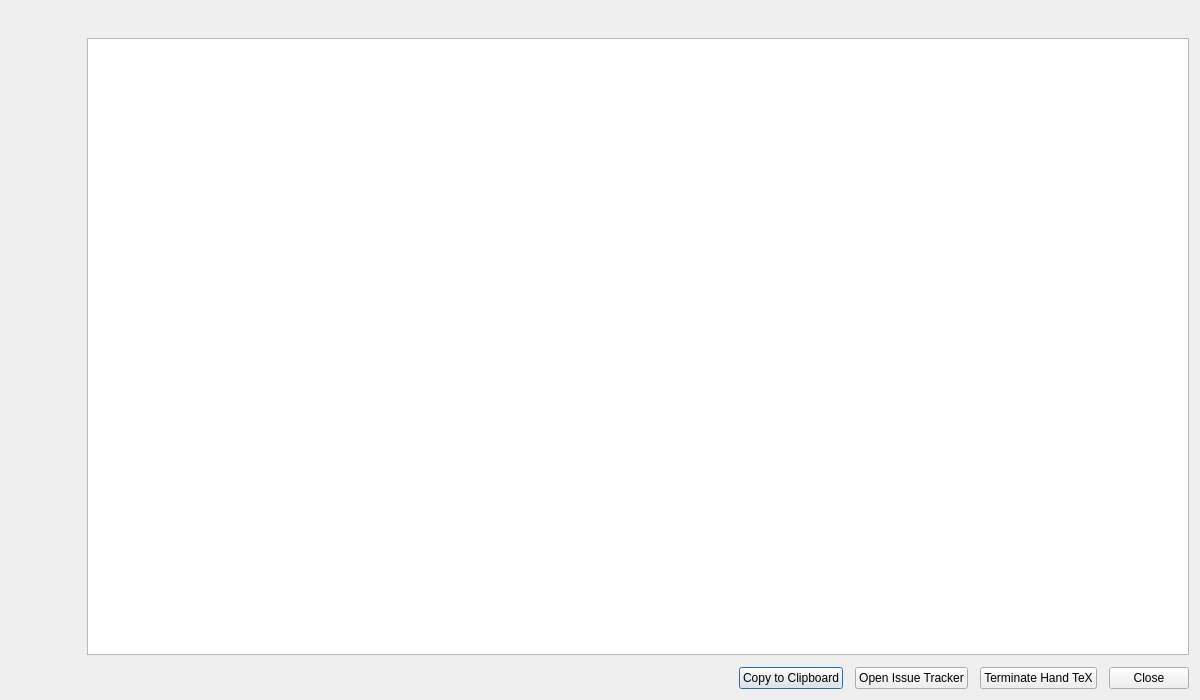
<?xml version="1.0" encoding="UTF-8"?>
<ui version="4.0">
 <class>ErrorDialog</class>
 <widget class="QDialog" name="ErrorDialog">
  <property name="geometry">
   <rect>
    <x>0</x>
    <y>0</y>
    <width>1200</width>
    <height>700</height>
   </rect>
  </property>
  <property name="windowTitle">
   <string notr="true">Dialog</string>
  </property>
  <layout class="QHBoxLayout" name="horizontalLayout_2">
   <property name="spacing">
    <number>12</number>
   </property>
   <property name="topMargin">
    <number>12</number>
   </property>
   <item>
    <layout class="QVBoxLayout" name="verticalLayout_2">
     <item>
      <widget class="QLabel" name="label_error_icon">
       <property name="sizePolicy">
        <sizepolicy hsizetype="Fixed" vsizetype="Fixed">
         <horstretch>0</horstretch>
         <verstretch>0</verstretch>
        </sizepolicy>
       </property>
       <property name="minimumSize">
        <size>
         <width>64</width>
         <height>64</height>
        </size>
       </property>
       <property name="maximumSize">
        <size>
         <width>64</width>
         <height>64</height>
        </size>
       </property>
       <property name="text">
        <string notr="true">&lt;error icon&gt;</string>
       </property>
      </widget>
     </item>
     <item>
      <spacer name="verticalSpacer">
       <property name="orientation">
        <enum>Qt::Vertical</enum>
       </property>
       <property name="sizeHint" stdset="0">
        <size>
         <width>20</width>
         <height>40</height>
        </size>
       </property>
      </spacer>
     </item>
    </layout>
   </item>
   <item>
    <layout class="QVBoxLayout" name="verticalLayout" stretch="0,0,0">
     <item>
      <widget class="QLabel" name="label_message">
       <property name="text">
        <string notr="true">&lt;error message&gt;</string>
       </property>
      </widget>
     </item>
     <item>
      <widget class="LogViewer" name="log_viewer"/>
     </item>
     <item>
      <layout class="QHBoxLayout" name="horizontalLayout">
       <item>
        <widget class="QLabel" name="label_name_hidden">
         <property name="text">
          <string notr="true">&lt;name was hidden&gt;</string>
         </property>
        </widget>
       </item>
       <item>
        <spacer name="horizontalSpacer">
         <property name="orientation">
          <enum>Qt::Horizontal</enum>
         </property>
         <property name="sizeHint" stdset="0">
          <size>
           <width>40</width>
           <height>20</height>
          </size>
         </property>
        </spacer>
       </item>
       <item>
        <widget class="QPushButton" name="pushButton_clipboard">
         <property name="text">
          <string>Copy to Clipboard</string>
         </property>
         <property name="icon">
          <iconset theme="edit-copy">
           <normaloff>.</normaloff>.</iconset>
         </property>
        </widget>
       </item>
       <item>
        <widget class="QPushButton" name="pushButton_open_issues">
         <property name="text">
          <string>Open Issue Tracker</string>
         </property>
         <property name="icon">
          <iconset theme="internet-services">
           <normaloff>.</normaloff>.</iconset>
         </property>
        </widget>
       </item>
       <item>
        <widget class="QPushButton" name="pushButton_kill">
         <property name="text">
          <string>Terminate Hand TeX</string>
         </property>
         <property name="icon">
          <iconset theme="process-stop">
           <normaloff>.</normaloff>.</iconset>
         </property>
        </widget>
       </item>
       <item>
        <widget class="QPushButton" name="pushButton_close">
         <property name="text">
          <string>Close</string>
         </property>
         <property name="icon">
          <iconset theme="window-close">
           <normaloff>.</normaloff>.</iconset>
         </property>
        </widget>
       </item>
      </layout>
     </item>
    </layout>
   </item>
  </layout>
 </widget>
 <customwidgets>
  <customwidget>
   <class>LogViewer</class>
   <extends>QPlainTextEdit</extends>
   <header>handtex.log_viewer</header>
  </customwidget>
 </customwidgets>
 <resources/>
 <connections/>
</ui>
